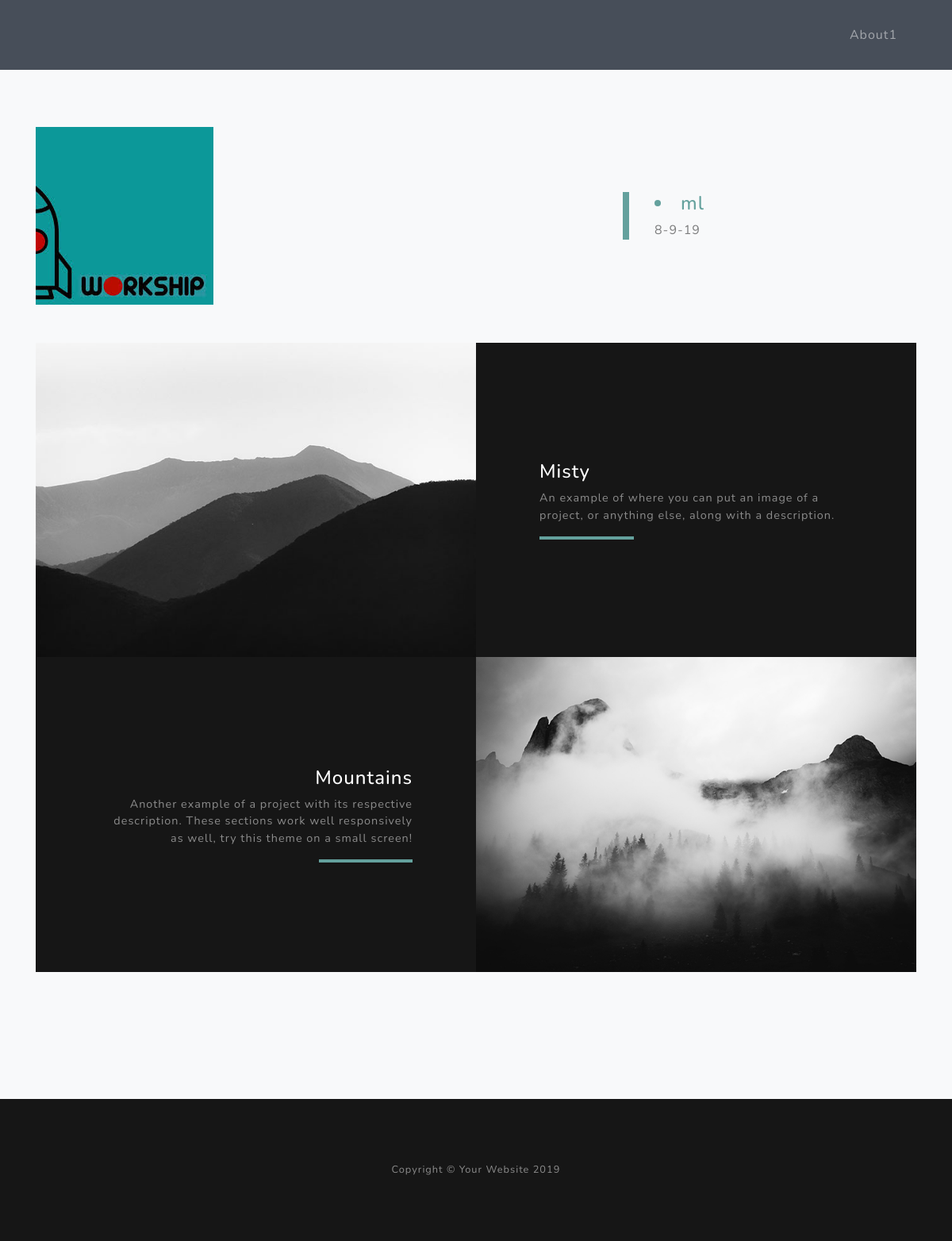
Screenshot of /events/ with the database file from the repository.
### events/models.py (models this page shows)
class events(models.Model):
    title = models.CharField(max_length=100, null=False,default=None)
    user = models.ForeignKey(User,on_delete=models.CASCADE)
    date = models.CharField(max_length=100, null=False,default=None)
    description =  models.CharField(max_length=2000, null=True,default=None)
    image = models.CharField(max_length=100,null=True,default=None)
    organizer = models.CharField(max_length=100,null=True,default=None)
    department = models.CharField(max_length=100,null=True,default=None)

### events/views.py (the view)
# urls.py: path('', views.index),
def index(request):
	eventlist = events.objects.all()
	print(eventlist)
	return render(request,'eventlist.html',{'eventlist':eventlist})

### events/templates/eventlist.html (shortened to what this page needs)
{%extends "base_template.html" %}
{% load static %}
{% block content %}
  <section id="projects" class="projects-section bg-light">
    <div class="container">
      {% for event in eventlist %}
      <div class="row align-items-center no-gutters mb-4 mb-lg-5">
        <div class="col-xl-8 col-lg-7">
          <img class="img-fluid mb-3 mb-lg-0" src="/media/{{event.image}}" alt="">
        </div>
        <div class="col-xl-4 col-lg-5">
          <div class="featured-text text-center text-lg-left">
            <h4><a href ="{{event.id}}"><li> {{event.title}} </li></a></h4>
            <p class="text-black-50 mb-0">{{event.date}}</p>
          </div>
        </div>
      </div>
      {% endfor %}
      <div class="row justify-content-center no-gutters mb-5 mb-lg-0">
        <div class="col-lg-6">
          <img class="img-fluid" src="{% static 'home/img/demo-image-01.jpg' %}" alt="">
        </div>
		<div class="col-lg-6">
          <div class="bg-black text-center h-100 project">
            <div class="d-flex h-100">
              <div class="project-text w-100 my-auto text-center text-lg-left">
                <h4 class="text-white">Misty</h4>
                <p class="mb-0 text-white-50">An example of where you can put an image of a project, or anything else, along with a description.</p>
                <hr class="d-none d-lg-block mb-0 ml-0">
              </div>
            </div>
          </div>
        </div>
      </div>
      <div class="row justify-content-center no-gutters">
        <div class="col-lg-6">
          <img class="img-fluid" src="{% static 'home/img/demo-image-02.jpg' %}" alt="">
        </div>
        <div class="col-lg-6 order-lg-first">
          <div class="bg-black text-center h-100 project">
            <div class="d-flex h-100">
              <div class="project-text w-100 my-auto text-center text-lg-right">
                <h4 class="text-white">Mountains</h4>
                <p class="mb-0 text-white-50">Another example of a project with its respective description. These sections work well responsively as well, try this theme on a small screen!</p>
                <hr class="d-none d-lg-block mb-0 mr-0">
              </div>
            </div>
          </div>
</div>
      </div>
    </div>
  </section>
{% endblock %}

### rows the page displays
events: image (picture), title "ml", date "8-9-19"
